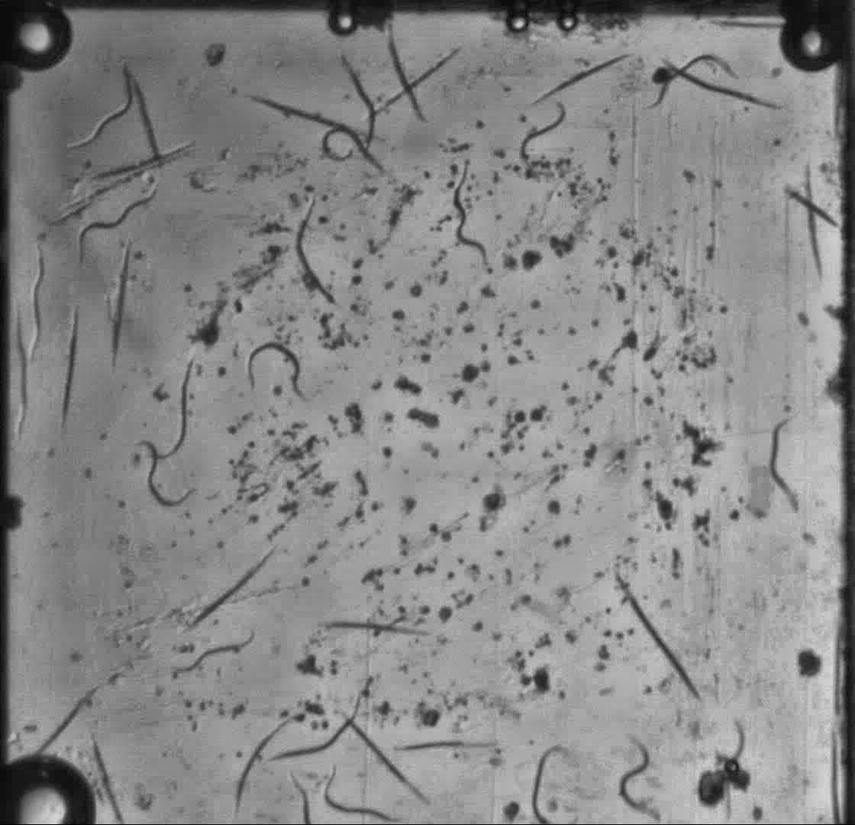
#> input picture Data/Images DeadLiveCounting/feste Kamera 1/feste Kamera 1_frame_0.png, 855 x 825 px, shrunk from 1120 x 1080 before the run, found by its file name; its folder holds 4 pictures in this run
$ python EdgeDetection.py
#> lines starting #> are read from the running program, lines starting #| are printed output that depends on the picture
import cv2 as cv
import os

# Define the input and output directories
input_dir = 'NematodeAI/Data/Images DeadLiveCounting/feste Kamera 1'
output_dir = 'NematodeAI/Data/Images DeadLiveCounting Edges'

# Create the output directory if it doesn't exist
if not os.path.exists(output_dir):
    os.makedirs(output_dir)

# Loop through all files in the input directory
for filename in os.listdir(input_dir):
    if filename.endswith('.jpg') or filename.endswith('.png'):  # Add other image formats if needed
        # Read the image
        img_path = os.path.join(input_dir, filename)

        print("Processing", img_path)

        img = cv.imread(img_path, cv.IMREAD_GRAYSCALE)
#> img is the input picture: shape (825, 855); min 3, max 225, mean 135.8

        # Perform edge detection
        edges = cv.Canny(img, 100, 200)
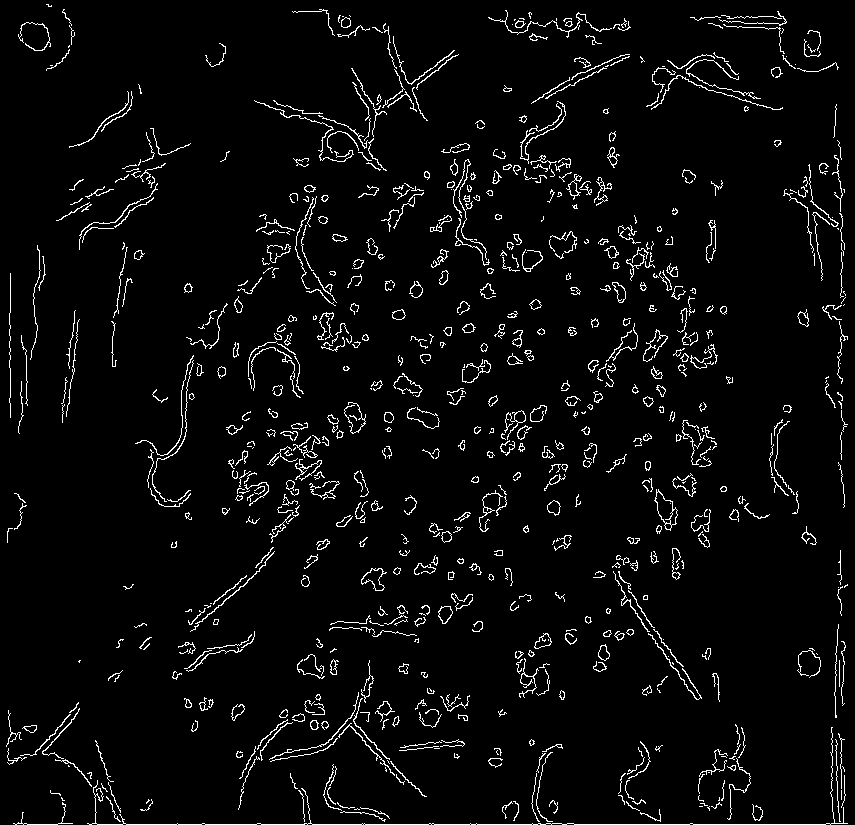
#> edges: shape (825, 855); 4.2% white in thin lines or dots

        # Save the result

        output_path = os.path.join(output_dir, filename)
        cv.imwrite(output_path, edges)
#> pass 2 of the loop `for filename in os.listdir(input_dir):`:
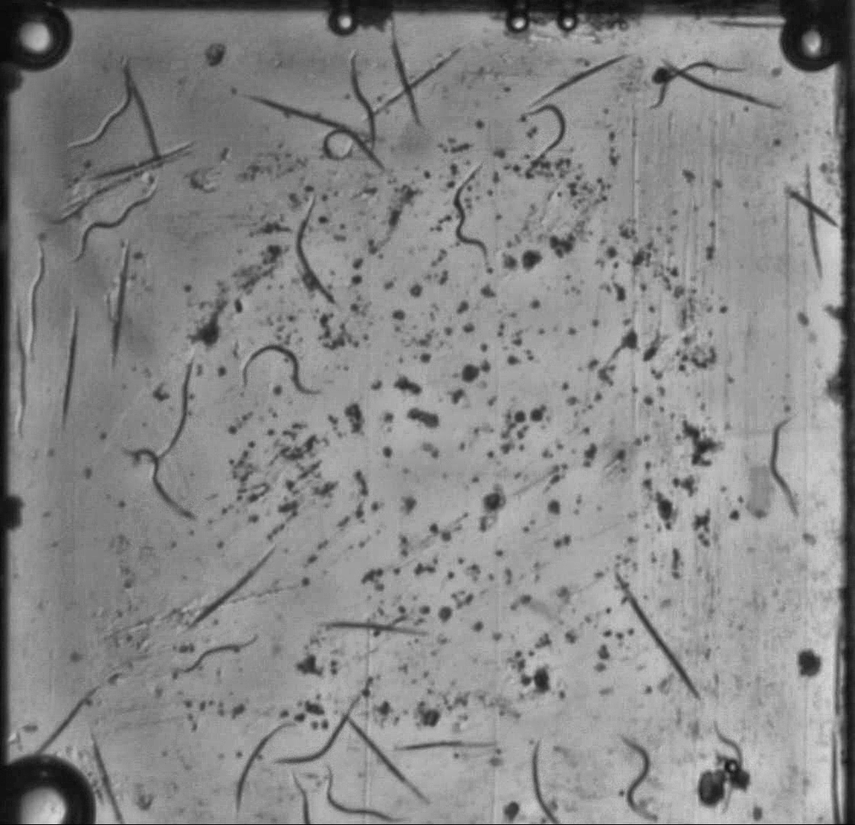
#> input picture Data/Images DeadLiveCounting/feste Kamera 1/feste Kamera 1_frame_1.png, 855 x 825 px, shrunk from 1120 x 1080 before the run, found by its file name
#> img is the input picture: shape (825, 855); min 5, max 222, mean 135.9
#> `edges = cv.Canny(img, 100, 200)`:
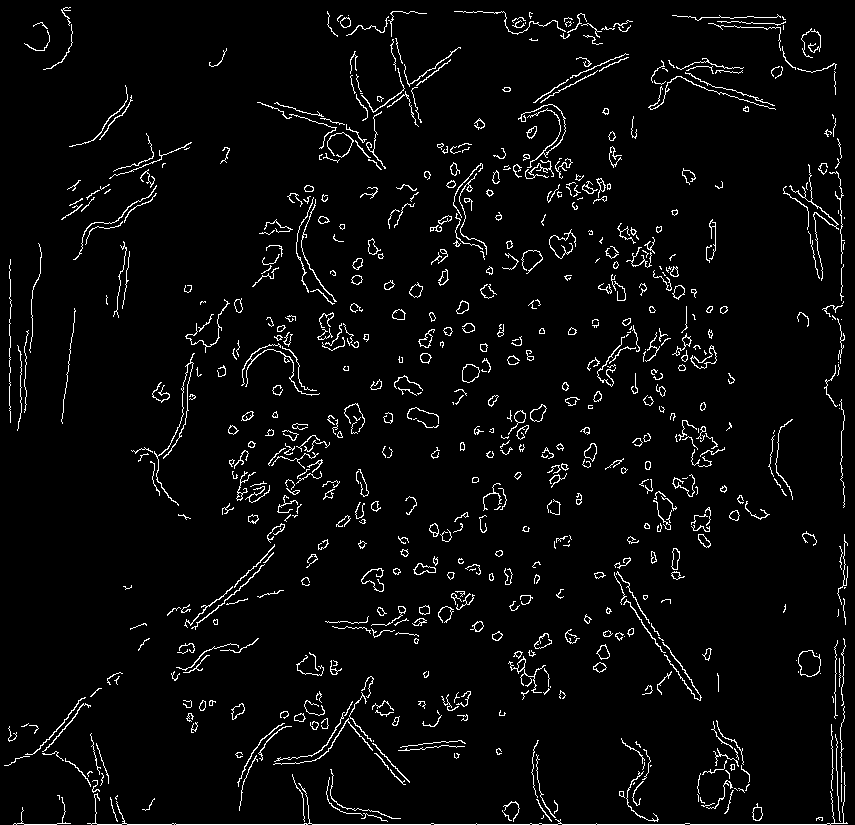
#> edges: shape (825, 855); 4% white in thin lines or dots
#> pass 3 of the loop `for filename in os.listdir(input_dir):`:
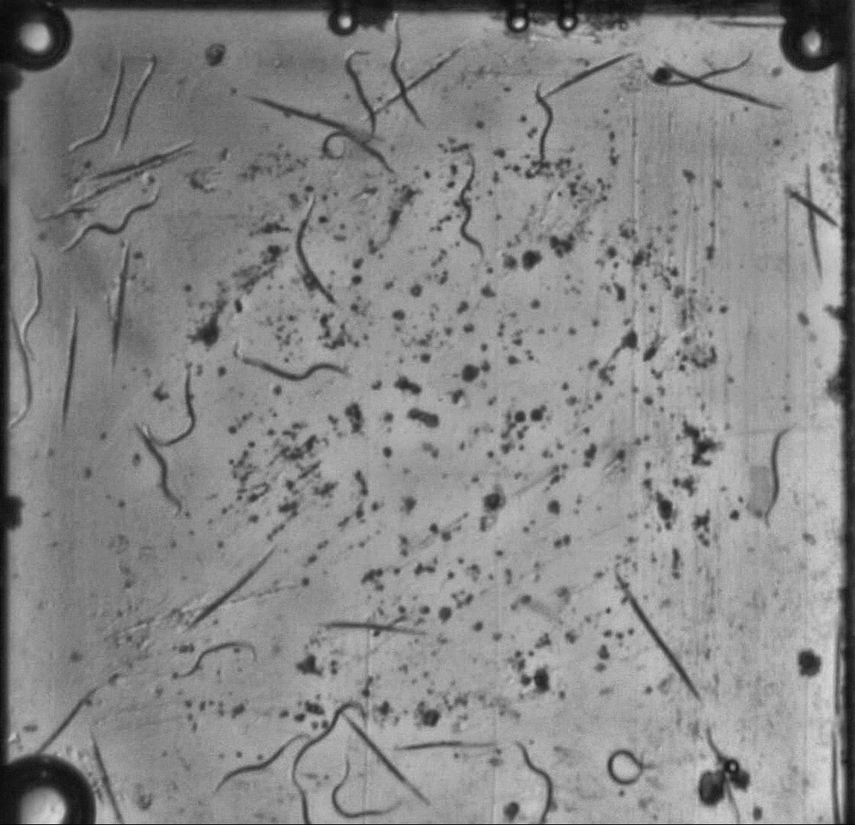
#> input picture Data/Images DeadLiveCounting/feste Kamera 1/feste Kamera 1_frame_10.png, 855 x 825 px, shrunk from 1120 x 1080 before the run, found by its file name
#> img is the input picture: shape (825, 855); min 4, max 225, mean 135.5
#> `edges = cv.Canny(img, 100, 200)`:
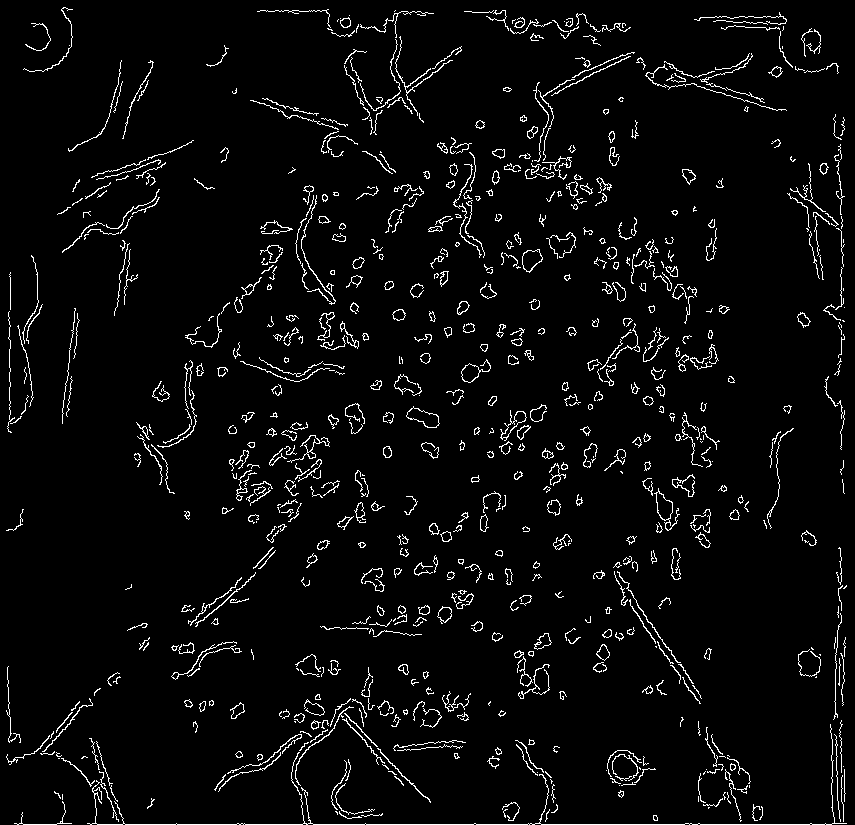
#> edges: shape (825, 855); 4.1% white in thin lines or dots
#> the loop made 4 passes; the first 3 are shown

print("Edge detection completed and images saved to", output_dir)
